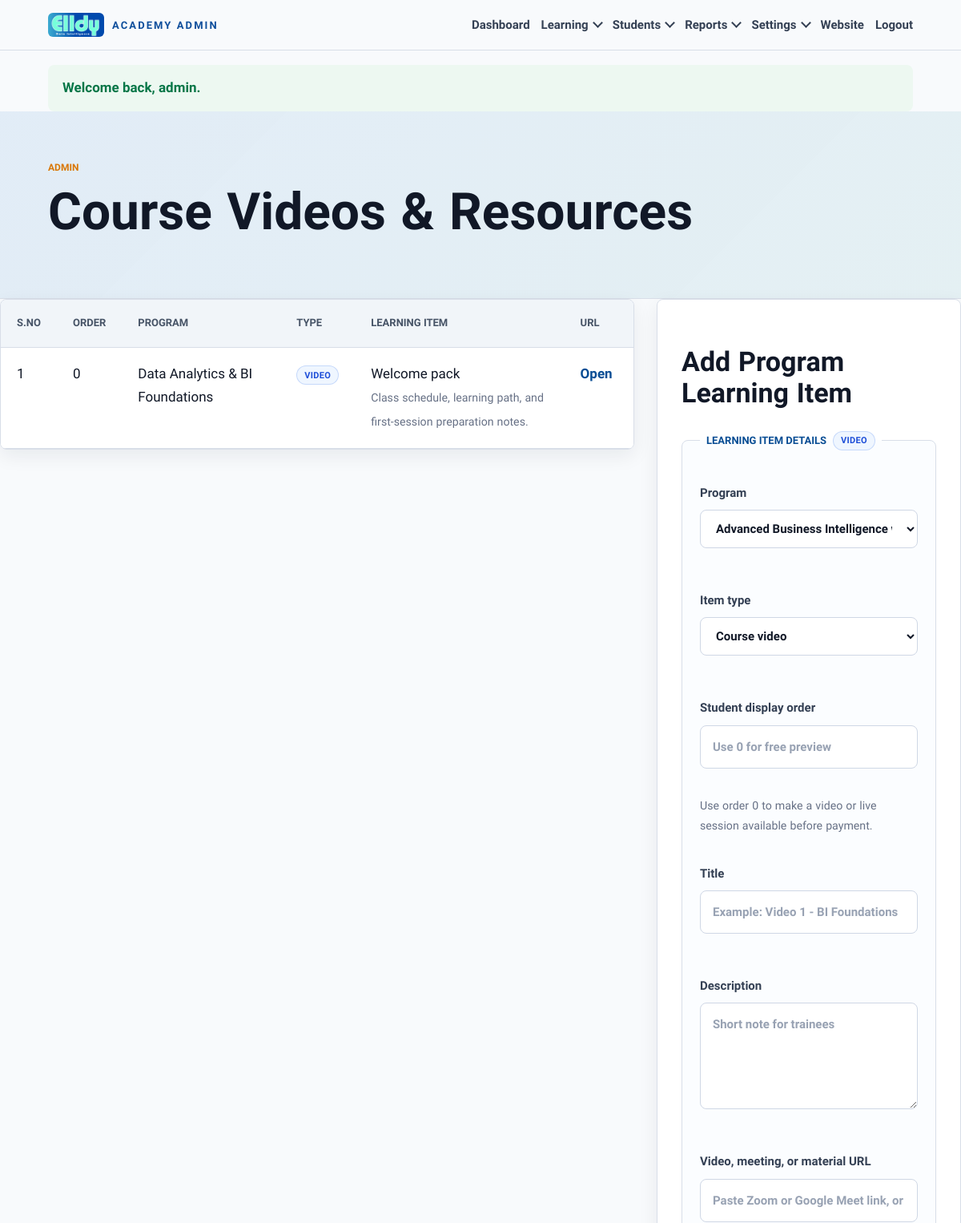
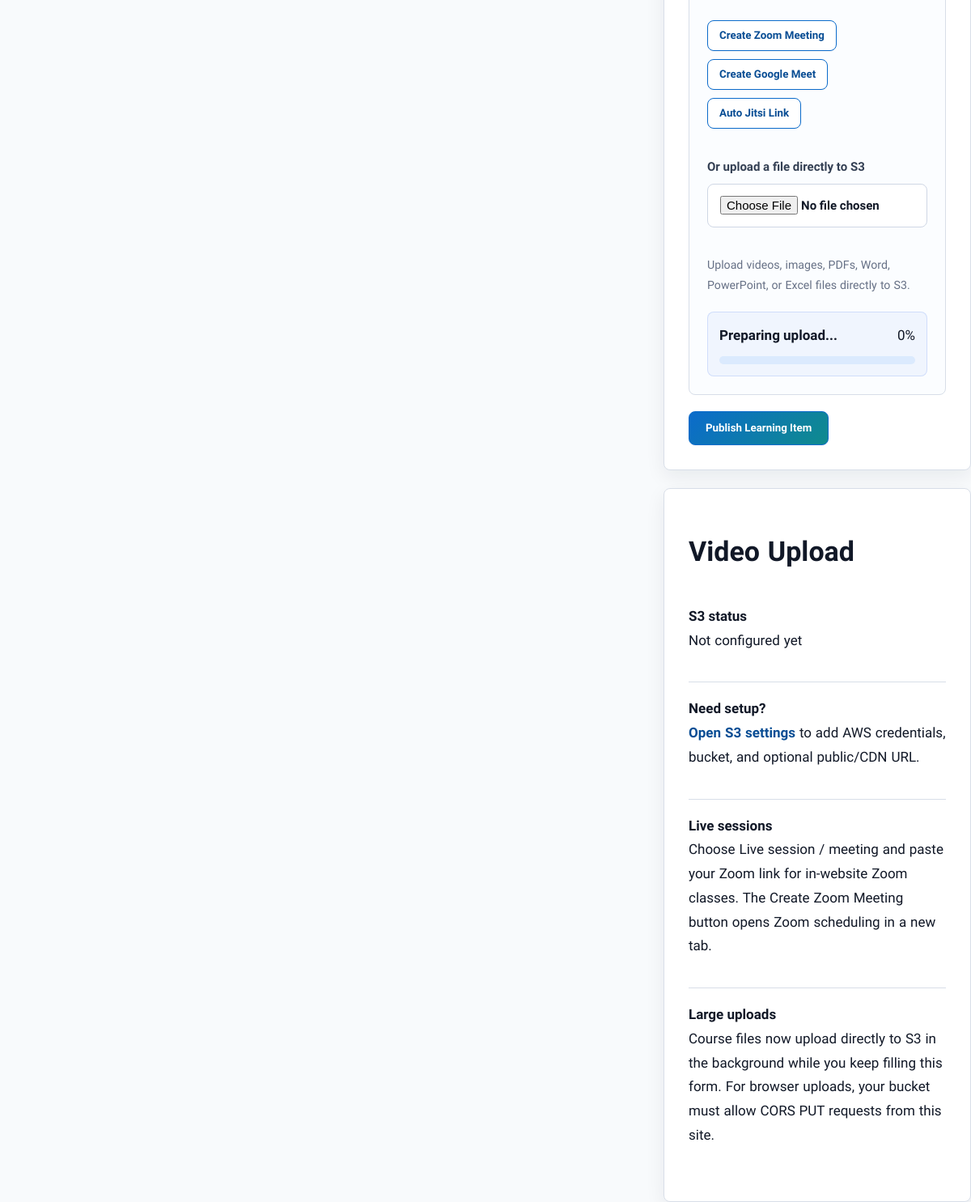
The app's page /admin/materials.php (signed in) with its own data (2 pictures, top to bottom).
### tables this page shows
CREATE TABLE IF NOT EXISTS materials (
    id INT UNSIGNED AUTO_INCREMENT PRIMARY KEY,
    course_id INT UNSIGNED NOT NULL,
    title VARCHAR(190) NOT NULL,
    description TEXT NULL,
    material_type ENUM('video', 'live_session', 'material') NOT NULL DEFAULT 'video',
    file_url VARCHAR(255) NULL,
    sort_order INT UNSIGNED NOT NULL DEFAULT 0,
    created_at TIMESTAMP DEFAULT CURRENT_TIMESTAMP,
    CONSTRAINT fk_material_course FOREIGN KEY (course_id) REFERENCES courses(id) ON DELETE CASCADE
);

CREATE TABLE IF NOT EXISTS courses (
    id INT UNSIGNED AUTO_INCREMENT PRIMARY KEY,
    title VARCHAR(190) NOT NULL UNIQUE,
    slug VARCHAR(220) NULL UNIQUE,
    short_description TEXT NULL,
    description TEXT NULL,
    learning_plan TEXT NULL,
    completion_benefits TEXT NULL,
    expert_name VARCHAR(160) NULL,
    expert_title VARCHAR(190) NULL,
    expert_bio TEXT NULL,
    expert_photo TEXT NULL,
    promo_video_url TEXT NULL,
    duration VARCHAR(80) NOT NULL,
    fee DECIMAL(10,2) NOT NULL DEFAULT 0,
    discount_fee DECIMAL(10,2) NULL DEFAULT NULL,
    certification_fee DECIMAL(10,2) NOT NULL DEFAULT 0,
    certificate_discount_fee DECIMAL(10,2) NULL DEFAULT NULL,
    show_fee_details TINYINT(1) NOT NULL DEFAULT 1,
    payment_required TINYINT(1) NOT NULL DEFAULT 0,
    delivery_type ENUM('video', 'live_session') NOT NULL DEFAULT 'video',
    certificate_details TEXT NULL,
    certificate_title VARCHAR(220) NULL,
    first_class_link TEXT NULL,
    is_active TINYINT(1) NOT NULL DEFAULT 1,
    created_at TIMESTAMP DEFAULT CURRENT_TIMESTAMP
);

### config/database.php (called while the page is built, shortened)
<?php
function db_config_value(string $key, string|int $default): string|int
{
    $value = getenv($key);
    if ($value === false || $value === '') {
        return $default;
    }
    return $key === 'DB_PORT' ? (int) $value : $value;
}
function db(): PDO
{
    static $pdo = null;
    if ($pdo instanceof PDO) {
        return $pdo;
    }
    $host = (string) db_config_value('DB_HOST', DB_HOST_DEFAULT);
    $port = (int) db_config_value('DB_PORT', DB_PORT_DEFAULT);
    $name = (string) db_config_value('DB_NAME', DB_NAME_DEFAULT);
    $user = (string) db_config_value('DB_USER', DB_USER_DEFAULT);
    $pass = (string) db_config_value('DB_PASS', DB_PASS_DEFAULT);
    $dsn = 'mysql:host=' . $host . ';port=' . $port . ';dbname=' . $name . ';charset=utf8mb4';
    $pdo = new PDO($dsn, $user, $pass, [
        PDO::ATTR_ERRMODE => PDO::ERRMODE_EXCEPTION,
        PDO::ATTR_DEFAULT_FETCH_MODE => PDO::FETCH_ASSOC,
        PDO::ATTR_EMULATE_PREPARES => false,
    ]);
    return $pdo;
}

### includes/functions.php (called while the page is built, shortened)
<?php
require_once __DIR__ . '/../config/database.php';
function e(?string $value): string
{
    return htmlspecialchars((string) $value, ENT_QUOTES, 'UTF-8');
}
function ensure_s3_settings_table(): void
{
    $stmt = db()->prepare(
        "INSERT INTO s3_settings (id, access_key_id, secret_access_key, region, bucket_name, upload_prefix, public_base_url)
         VALUES (1, '', '', 'ap-south-1', '', 'course-videos', '')
         ON DUPLICATE KEY UPDATE id = id"
    );
    $stmt->execute();
}
function s3_settings(): array
{
    ensure_s3_settings_table();
    $settings = db()->query('SELECT * FROM s3_settings WHERE id = 1')->fetch() ?: [];
    return [
        'access_key_id' => trim((string) ($settings['access_key_id'] ?? '')),
        'secret_access_key' => trim((string) ($settings['secret_access_key'] ?? '')),
        'region' => trim((string) ($settings['region'] ?? 'ap-south-1')) ?: 'ap-south-1',
        'bucket_name' => trim((string) ($settings['bucket_name'] ?? '')),
        'upload_prefix' => trim((string) ($settings['upload_prefix'] ?? 'course-videos')) ?: 'course-videos',
        'public_base_url' => rtrim(trim((string) ($settings['public_base_url'] ?? '')), '/'),
    ];
}
function material_display_label(array $material): string
{
    $type = (string) ($material['material_type'] ?? 'video');
    if ($type === 'video') {
        return 'Video';
    }
    $extension = material_extension((string) ($material['file_url'] ?? ''));
    return match ($extension) {
        'pdf' => 'PDF',
        'doc', 'docx' => 'Document',
        'ppt', 'pptx' => 'Presentation',
        'xls', 'xlsx' => 'Spreadsheet',
        'jpg', 'jpeg', 'png', 'gif', 'webp', 'avif' => 'Image',
        default => 'Resource',
    };
}

### admin/materials.php (the view, shortened to what this page needs)
<?php
require_once __DIR__ . '/../includes/functions.php';
require __DIR__ . '/_admin_header.php';
$courses = db()->query('SELECT id, title FROM courses ORDER BY title')->fetchAll();
$materials = db()->query(
    "SELECT m.*, c.title AS course_title
     FROM materials m
     JOIN courses c ON c.id = m.course_id
     ORDER BY c.title ASC, m.sort_order ASC, m.created_at ASC, m.id ASC"
)->fetchAll();
$editingMaterial = null;
?>
<section class="page-title">
    <p class="eyebrow">Admin</p>
    <h1>Course Videos & Resources</h1>
</section>
<section class="materials-layout">
    <div class="table-wrap materials-table">
        <table>
            <thead><tr><th>S.No</th><th>Order</th><th>Program</th><th>Type</th><th>Learning Item</th><th>URL</th><th>Action</th></tr></thead>
            <tbody>
                <?php foreach ($materials as $index => $material): ?>
                    <tr>
                        <td><?= $index + 1 ?></td>
                        <td><?= (int) ($material['sort_order'] ?? 0) ?></td>
                        <td><?= e($material['course_title']) ?></td>
                        <td>
                            <?php
                            $materialType = $material['material_type'] ?? 'video';
                            $materialLabel = material_display_label($material);
                            ?>
                            <span class="type-badge <?= e(str_replace('_', '-', $materialType)) ?>"><?= e($materialLabel) ?></span>
                        </td>
                        <td><?= e($material['title']) ?><br><small><?= e($material['description']) ?></small></td>
                        <td><?= $material['file_url'] ? '<a href="' . e($material['file_url']) . '" target="_blank">Open</a>' : '-' ?></td>
                        <td class="table-actions">
                        </td>
                    </tr>
                <?php endforeach; ?>
            </tbody>
        </table>
    </div>
    <aside class="materials-sidebar">
        <form method="post" enctype="multipart/form-data" class="form-card materials-form" id="materials-form">
            <h2><?= $editingMaterial ? 'Edit Learning Item' : 'Add Program Learning Item' ?></h2>
            <fieldset>
            <?php
            $selectedMaterialType = $editingMaterial['material_type'] ?? 'video';
            ?>
            <legend class="legend-with-badge">
                Learning Item Details
                <span class="type-badge <?= e(str_replace('_', '-', $selectedMaterialType)) ?>" id="material-type-legend">
                </span>
            </legend>
            <label>Program
                <select name="course_id" required>
                    <?php foreach ($courses as $course): ?>
                        <option value="<?= (int) $course['id'] ?>" <?= (int) ($editingMaterial['course_id'] ?? 0) === (int) $course['id'] ? 'selected' : '' ?>><?= e($course['title']) ?></option>
                    <?php endforeach; ?>
                </select>
            </label>
            <label>Item type
                <select name="material_type" id="material-type" required>
                    <option value="video" <?= ($editingMaterial['material_type'] ?? 'video') === 'video' ? 'selected' : '' ?>>Course video</option>
                </select>
            </label>
            <label>Student display order <input type="number" name="sort_order" min="0" step="1" value="<?= e((string) ($editingMaterial['sort_order'] ?? '')) ?>" placeholder="Use 0 for free preview"></label>
            <small>Use order 0 to make a video or live session available before payment.</small>
            <label>Title <input name="title" value="<?= e($editingMaterial['title'] ?? '') ?>" placeholder="Example: Video 1 - BI Foundations" required></label>
            <label>Description <textarea name="description" rows="4" placeholder="Short note for trainees"><?= e($editingMaterial['description'] ?? '') ?></textarea></label>
            <label>Video, meeting, or material URL <input name="file_url" id="material-file-url" value="<?= e($editingMaterial['file_url'] ?? '') ?>" placeholder="Paste Zoom or Google Meet link, or leave blank for auto Jitsi room"></label>
            <div class="inline-actions">
                <button class="button small" type="button" id="create-zoom-meeting">Create Zoom Meeting</button>
                <button class="button small" type="button" id="create-google-meet">Create Google Meet</button>
                <button class="button small" type="button" id="generate-jitsi-room">Auto Jitsi Link</button>
            </div>
            <label>Or upload a file directly to S3
                <input type="file" name="material_file" id="material-file" accept="video/*,image/*,.pdf,.doc,.docx,.ppt,.pptx,.xls,.xlsx">
            </label>
            <small>Upload videos, images, PDFs, Word, PowerPoint, or Excel files directly to S3.</small>
            <div class="upload-status" id="upload-status" hidden>
                <div class="upload-status-row">
                    <strong id="upload-status-text">Preparing upload...</strong>
                    <span id="upload-percent">0%</span>
                </div>
                <progress id="upload-progress" max="100" value="0"></progress>
            </div>
            </fieldset>
            <div class="materials-form-actions">
                <button class="button primary" id="materials-submit" type="submit"><?= $editingMaterial ? 'Update Learning Item' : 'Publish Learning Item' ?></button>
            </div>
        </form>
        <div class="detail-aside">
        <h2>Video Upload</h2>
        <?php $s3 = s3_settings(); ?>
        <div class="material-item">
            <strong>S3 status</strong>
            <p><?= $s3['bucket_name'] !== '' ? 'Configured for bucket ' . e($s3['bucket_name']) : 'Not configured yet' ?></p>
        </div>
        <div class="material-item">
            <strong>Need setup?</strong>
            <p><a href="s3.php">Open S3 settings</a> to add AWS credentials, bucket, and optional public/CDN URL.</p>
        </div>
        <div class="material-item">
            <strong>Live sessions</strong>
            <p>Choose Live session / meeting and paste your Zoom link for in-website Zoom classes. The Create Zoom Meeting button opens Zoom scheduling in a new tab.</p>
        </div>
        <div class="material-item">
            <strong>Large uploads</strong>
            <p>Course files now upload directly to S3 in the background while you keep filling this form. For browser uploads, your bucket must allow CORS PUT requests from this site.</p>
        </div>
        </div>
    </aside>
</section>
<?php require __DIR__ . '/_admin_footer.php'; ?>

### records on screen
materials: sort_order "0", course.title "Data Analytics & BI Foundations", material_type "VIDEO", title "Welcome pack", description "Class schedule, learning path, and first-session preparation notes."

### other values on screen
$item['message'] "Welcome back, admin."
form field course_id "Advanced Business Intelligence with Power BI"
